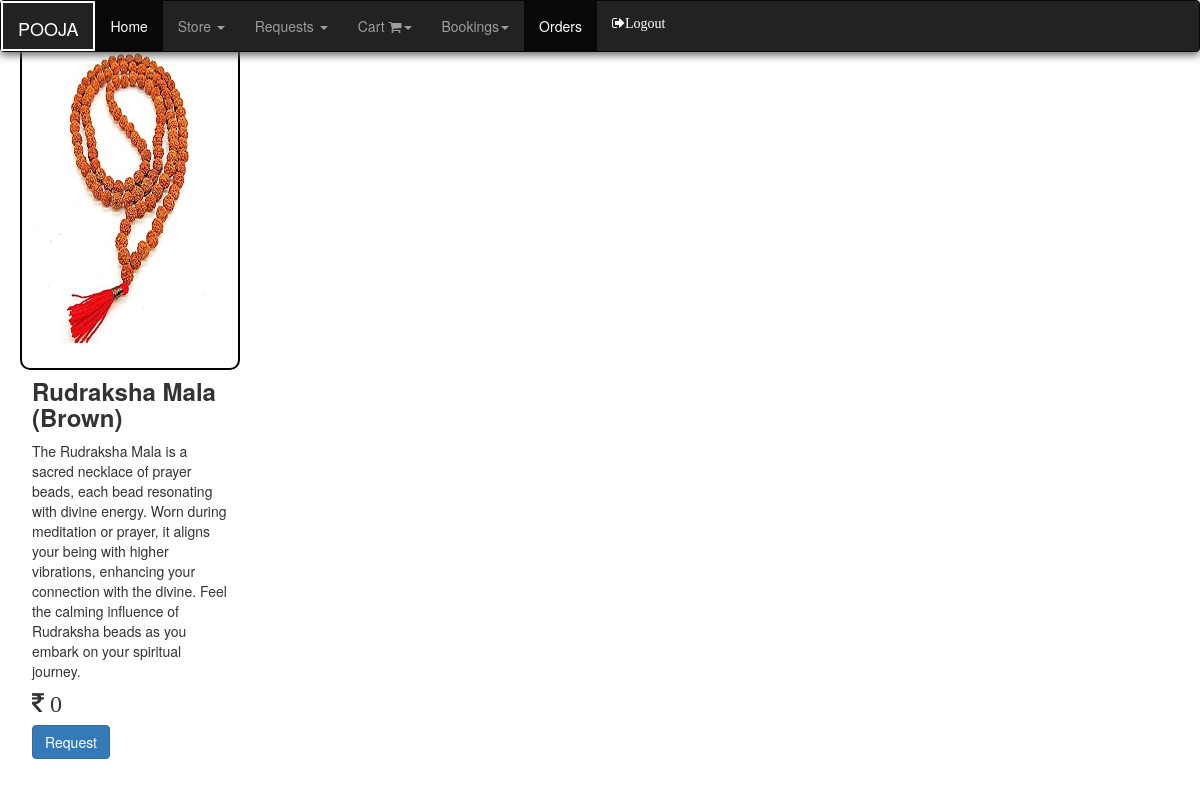
/customer/view_gifts, run on the app's committed database.
### main_app/models.py (models this page shows, shortened)
class color_quantity(models.Model):
    color=models.CharField(max_length=20)
    quantity=models.IntegerField()
    price=models.IntegerField(default=0)
    photo=models.ImageField(verbose_name="photo",upload_to='images',null=True)
    product=models.ForeignKey(pooja_products,related_name="product",on_delete=models.CASCADE)
    slug=models.SlugField(unique=True,null=True)

class pooja_products(models.Model):
    name=models.CharField(max_length=50)
    size=models.CharField(max_length=50)
    description=models.TextField()

### customers/views.py (the view)
# urls.py: path('view_gifts',views.view_gifts),
def view_gifts(request):
    products=color_quantity.objects.filter(price=0)
    return render(request,'customers/view_gifts.html',{'products':products})

### templates/customers/view_gifts.html (shortened to what this page needs)
{% extends 'addons/customers/navigation.html'%}
{% block extra_head %}
<link rel="stylesheet" href="https://cdnjs.cloudflare.com/ajax/libs/font-awesome/4.7.0/css/font-awesome.min.css">
{% endblock %}
{% block mymessage %}
 <div style="position:relative; top:auto;">
        {% for prod in products %}
        <div class="card" style="height:35rem; width: 22rem; display:inline-block; padding:10px; margin:20px; border:2px solid black; border-radius: 10px;">
           <img style="height:100%; width:100%"class="card-img-top" src="{{ prod.photo.url }}" alt="Card image cap">
            <div class="card-body">
              <h3 class="card-title" style="text-transform:capitalize;"><b>{{ prod.product.name }} ({{ prod.color }})</b></h3>
              <p class="card-text">{{ prod.product.description }}</p>
              <p class="card-text"><b><i class="fa fa-rupee" style="font-size:24px"> {{ prod.price }}</i></b></p>
              <a href="/customer/request_gift/{{prod.id}}" class="btn btn-primary">Request</a>
            </div>
          </div>
          {% endfor %}
</div>
{% endblock %}

### templates/addons/customers/navigation.html (style rules this page uses)
body { font-family: "Lato", sans-serif; background-repeat: no-repeat; background-size: cover; background-position: fixed; }

### templates/customers/view_gifts.html (style rules this page uses)
body { font-family: 'Times New Roman', Times, serif; }

### data on the page
color_quantity: photo (picture), product.name "Rudraksha Mala", color "Brown", product.description "The Rudraksha Mala is a sacred necklace of prayer beads, each bead resonating with divine energy. Worn during meditation or prayer, it aligns your being with higher vibrations, enhancing your connection with the divine. Feel the calming influence of Rudraksha beads as you embark on your spiritual journey.", price "0"
